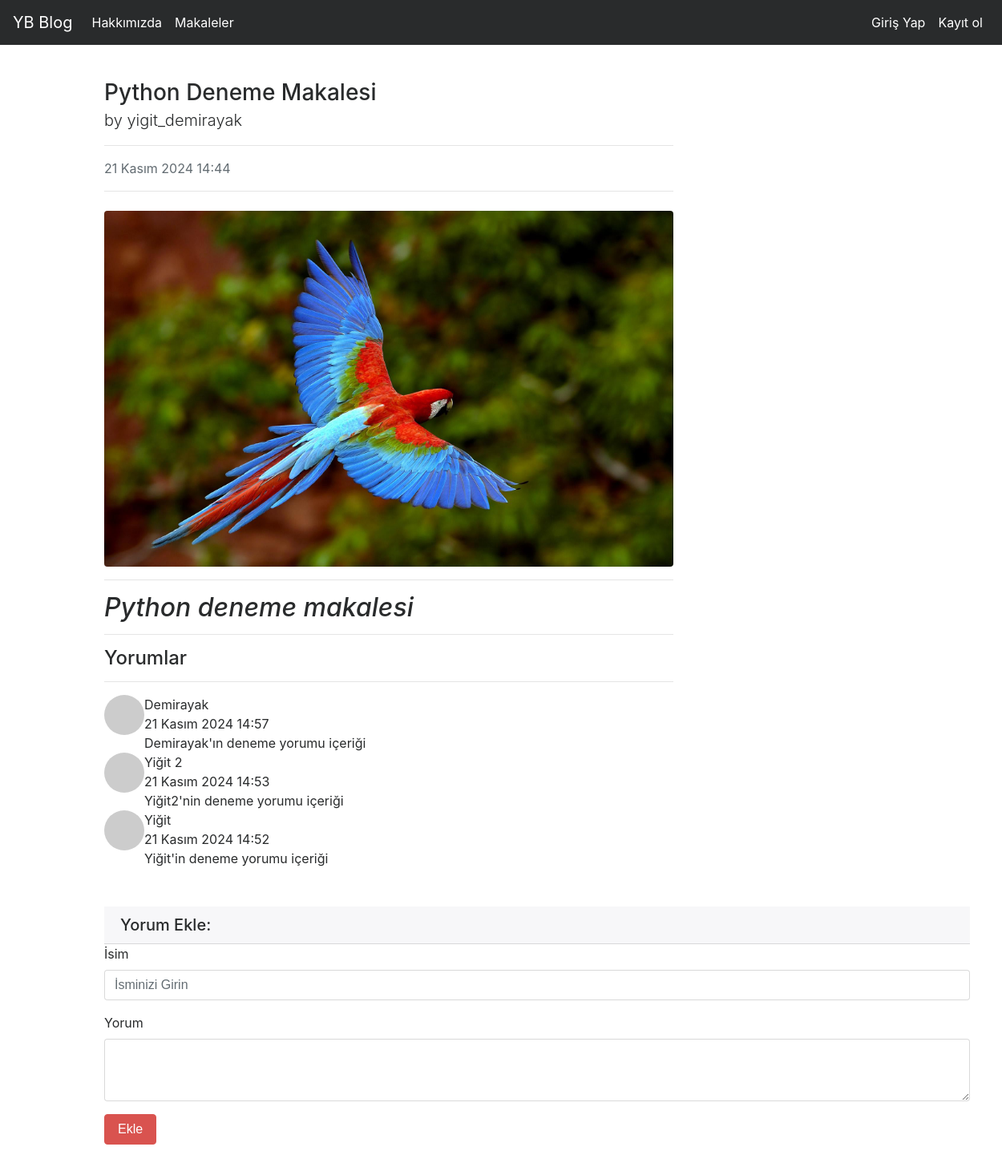
The app's page /articles/article/21 with its own data.
### article/models.py (models this page shows, shortened)
class Article(models.Model):
    author = models.ForeignKey("auth.User",on_delete = models.CASCADE,verbose_name = "Yazar")
    title = models.CharField(max_length = 50,verbose_name = "Başlık")
    content = RichTextField()
    created_date = models.DateTimeField(auto_now_add = True,verbose_name = "Oluşturulma Tarihi")
    article_image = models.FileField(blank = True,null = True,verbose_name = "Makaleye Fotoğraf Ekleyin")
    class Meta:
        ordering = ["-created_date"]

class Comment(models.Model):
    article = models.ForeignKey(Article,on_delete=models.CASCADE,verbose_name = "Makale",related_name="comments")
    comment_author = models.CharField(max_length=50,verbose_name = "İsim")
    comment_content = models.CharField(max_length=200,verbose_name="Yorum")
    comment_date = models.DateTimeField(auto_now_add=True)
    class Meta:
        ordering = ["-comment_date"]

### article/views.py (the view)
# urls.py: path("article/<int:id>",views.detail,name = "detail"),
def detail(request,id):
    article = get_object_or_404(Article,id = id)
    comments = article.comments.all()
    return render(request,"detail.html",{"article":article,"comments":comments})

### templates/detail.html (shortened to what this page needs)
{% extends "layout.html" %}
{% block body %}
        <div class="container mt-5">
            <div class="row">
                <div class="col-lg-8">
                    <article>
                        <header class="mb-4">
                            <h3 class="fw-bolder mb-1">{{article.title}}</h3>
                            <p class = "lead">
                                by
                                {{article.author.username}}
                            </p>
                            <hr>
                            <div class="text-muted fst-italic mb-2">{{article.created_date}}</div>
                            <hr>
                        </header>
                        {% if article.article_image %}
                            <img class="img-fluid rounded" src="{{article.article_image.url}}" alt="" />
                        {% endif %}
                        <hr>
                        <p class="lead">
                            {{article.content|safe}}
                        </p>
                        <hr>
                        <h4>Yorumlar</h4>
                        <hr>
                        {% if comments %}
                        {% for comment in comments %}
                        <div class="d-flex">
                            <div class="flex-shrink-0"><img class="rounded-circle" src="https://dummyimage.com/50x50/ced4da/6c757d.jpg" alt="..." /></div>
                            <div class="ms-3">
                                <div class="fw-bold">{{comment.comment_author}}</div>
                                {{comment.comment_date}} <br>
                                {{comment.comment_content}}
                            </div>
                        </div>
                        {% endfor %}
                        {% else %}
                        <div class = "alert alert-danger">
                            İlk yorum yapan siz olun!
                        </div>
                        {% endif %}
                    </article>
                </div>
            </div>
            <form class="mb-2" method = "post" action = "{% url 'article:comment' article.id %}">
            <h5 class="card-header">Yorum Ekle:</h5>
            <div class="form-group">
                    <label for="formGroupExampleInput">İsim</label>
                    <input type="text" class="form-control" id="formGroupExampleInput" name="comment_author" placeholder="İsminizi Girin">
            </div>
            <div class="form-group">
                    <label for="formGroupExampleInput">Yorum</label>
                    <textarea class="form-control" id = "commentInput" name = "comment_content" rows="3"></textarea>
            </div>
        <button type="submit" class="btn btn-danger">Ekle</button>
            </form>
        </div>
{% endblock body %}

### records on screen
Article: title "Python Deneme Makalesi", author.username "yigit_demirayak", created_date "21 Kasım 2024 14:44", article_image (picture), content "Python deneme makalesi"
Comment: comment_author "Demirayak", comment_date "21 Kasım 2024 14:57", comment_content "Demirayak'ın deneme yorumu içeriği"
Comment: comment_author "Yiğit 2", comment_date "21 Kasım 2024 14:53", comment_content "Yiğit2'nin deneme yorumu içeriği"
Comment: comment_author "Yiğit", comment_date "21 Kasım 2024 14:52", comment_content "Yiğit'in deneme yorumu içeriği"
